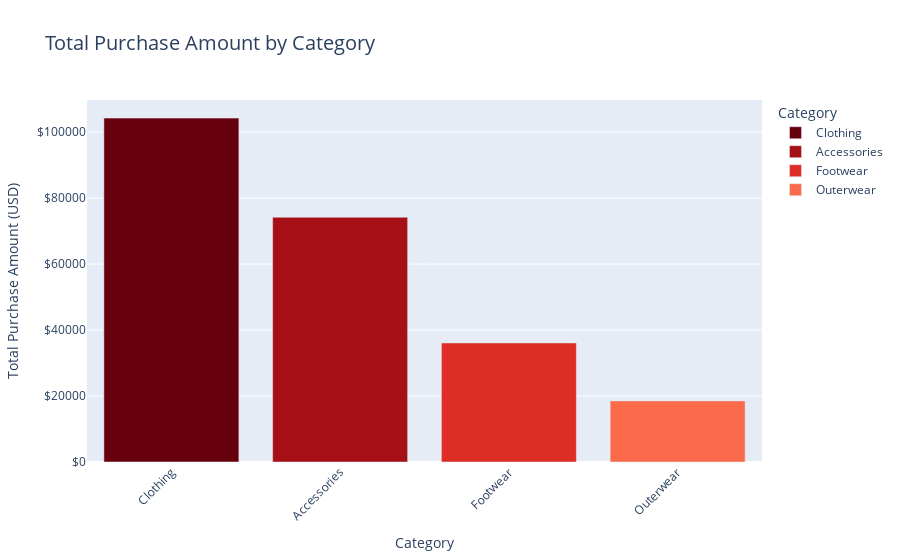

The code cell stored with this chart in its notebook:
### Markdown cell above
Total Purchase Amount: Male shoppers have a significantly higher total purchase amount compared to female shoppers.

### Code cell
data['Purchase Amount (USD)'] = pd.to_numeric(data['Purchase Amount (USD)'], errors='coerce')
binned_data = data.groupby('Category')['Purchase Amount (USD)'].sum().reset_index()

binned_data = binned_data.sort_values(by='Purchase Amount (USD)', ascending=False)
color_sequence = ['#67000d', '#a50f15', '#de2d26', '#fb6a4a', '#fcae91']

fig = px.bar(
    binned_data,
    x='Category',
    y='Purchase Amount (USD)',
    title='Total Purchase Amount by Category',
    labels={
        'Category': 'Category',
        'Purchase Amount (USD)': 'Total Purchase Amount (USD)'
    },
    color='Category',  
    color_discrete_sequence=color_sequence  
)

fig.update_layout(
    xaxis_title='Category',
    yaxis_title='Total Purchase Amount (USD)',
    title_font_size=20,
    yaxis=dict(
        tickformat='$'  
    ),
    xaxis_tickangle=-45  
)

fig.show()

### Figure 1 — Plotly figure (JSON) as saved in the notebook; plotly's stock layout.template omitted (floating-point values rounded to 4 significant figures)
{"data": [{"alignmentgroup": "True", "hovertemplate": "Category=%{x}<br>Total Purchase Amount (USD)=%{y}<extra></extra>", "legendgroup": "Clothing", "marker": {"color": "#67000d", "pattern": {"shape": ""}}, "name": "Clothing", "offsetgroup": "Clothing", "orientation": "v", "showlegend": true, "textposition": "auto", "type": "bar", "x": ["Clothing"], "xaxis": "x", "y": [104264], "yaxis": "y"}, {"alignmentgroup": "True", "hovertemplate": "Category=%{x}<br>Total Purchase Amount (USD)=%{y}<extra></extra>", "legendgroup": "Accessories", "marker": {"color": "#a50f15", "pattern": {"shape": ""}}, "name": "Accessories", "offsetgroup": "Accessories", "orientation": "v", "showlegend": true, "textposition": "auto", "type": "bar", "x": ["Accessories"], "xaxis": "x", "y": [74200], "yaxis": "y"}, {"alignmentgroup": "True", "hovertemplate": "Category=%{x}<br>Total Purchase Amount (USD)=%{y}<extra></extra>", "legendgroup": "Footwear", "marker": {"color": "#de2d26", "pattern": {"shape": ""}}, "name": "Footwear", "offsetgroup": "Footwear", "orientation": "v", "showlegend": true, "textposition": "auto", "type": "bar", "x": ["Footwear"], "xaxis": "x", "y": [36093], "yaxis": "y"}, {"alignmentgroup": "True", "hovertemplate": "Category=%{x}<br>Total Purchase Amount (USD)=%{y}<extra></extra>", "legendgroup": "Outerwear", "marker": {"color": "#fb6a4a", "pattern": {"shape": ""}}, "name": "Outerwear", "offsetgroup": "Outerwear", "orientation": "v", "showlegend": true, "textposition": "auto", "type": "bar", "x": ["Outerwear"], "xaxis": "x", "y": [18524], "yaxis": "y"}], "layout": {"barmode": "relative", "legend": {"title": {"text": "Category"}, "tracegroupgap": 0}, "title": {"font": {"size": 20}, "text": "Total Purchase Amount by Category"}, "xaxis": {"anchor": "y", "categoryarray": ["Clothing", "Accessories", "Footwear", "Outerwear"], "categoryorder": "array", "domain": [0, 1], "tickangle": -45, "title": {"text": "Category"}}, "yaxis": {"anchor": "x", "domain": [0, 1], "tickformat": "$", "title": {"text": "Total Purchase Amount (USD)"}}}}
